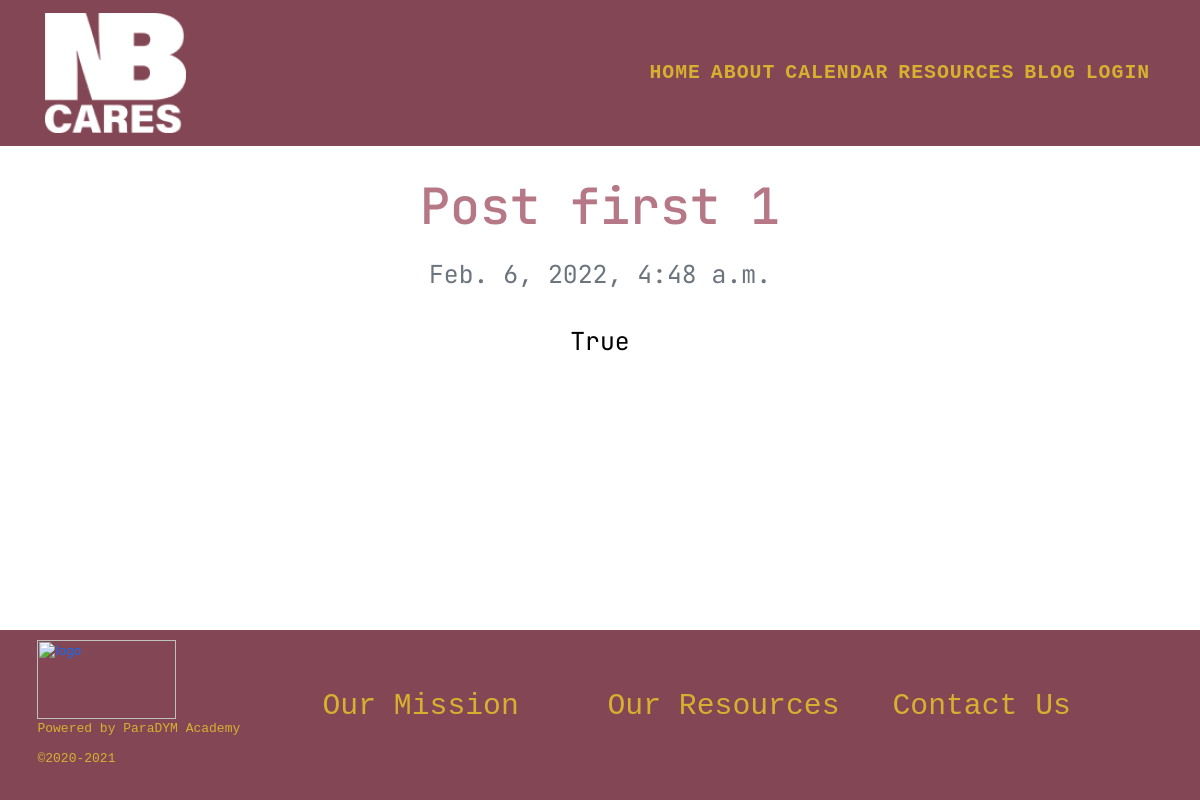
Page /blog/post-1/view/ on the earlier database version.
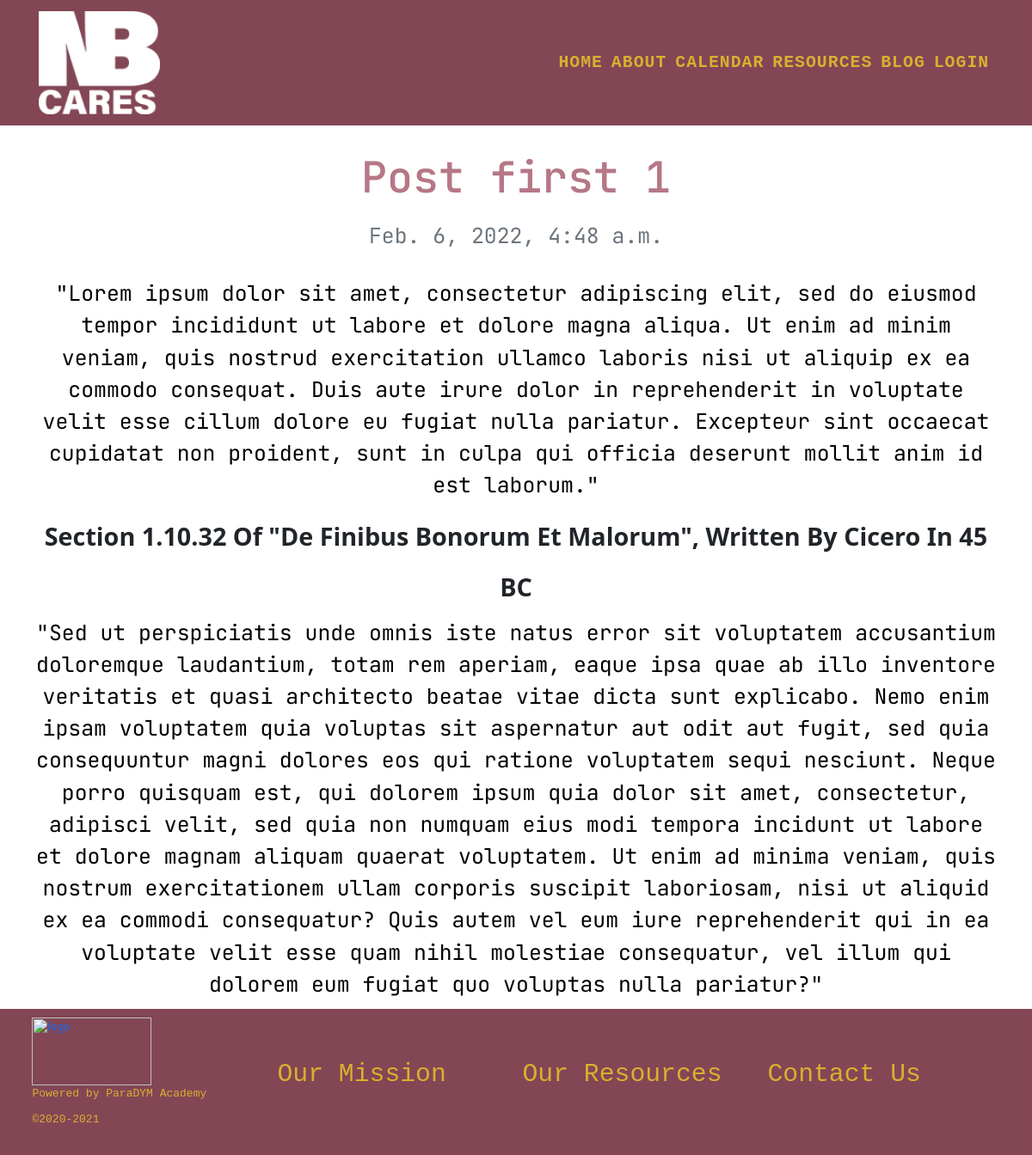
Same page on the later database version.
### ProjectSite/models.py (models this page shows, shortened)
class Blog(models.Model):
    post_title = models.CharField(max_length=200)
    created_at = models.DateTimeField(auto_now_add=True, blank=True)
    slug = models.SlugField(
        default='',
        editable=False,
    )
    post_content = RichTextUploadingField(null=True, default=True)
    main_image = models.ImageField(upload_to="images/", null=True, blank=True)

### ProjectSite/views.py (the view)
# urls.py: path('blog/<str:title>/view/', view_post.as_view(), name="view_post"),
class view_post(DetailView):
    model = Blog
    template_name = 'ProjectSite/post.html'
    slug_url_kwarg = 'title'
    slug_field = 'slug'

### ProjectSite/templatetags/user_tags.py (called while the page is built)
@register.filter(name='has_group')
def has_group(user, group_name):
    return user.groups.filter(name=group_name).exists()

### templates/ProjectSite/post.html (shortened to what this page needs)
{% extends 'ProjectSite/base.html' %}
{% load embed_video_tags %}
{% load static %}
{% block body %}
<div class="container text-center" style="margin-top: 30px; margin-bottom: 30px;">
    <h1 class="blog-title mt-2">{{blog.post_title }}</h1>
    <p style="margin-bottom: 10px;" class="text-muted">{{ blog.created_at}}</p>
    <p style="color: black; margin-top: 30px; margin-bottom: 30px;">{{ blog.post_content|safe }}</p>
</div>
{% endblock %}

Differences in the rows shown:
changed Blog "Post first 1": post_content "True" → "\"Lorem ipsum dolor sit amet, consectetur adipiscing elit, sed do eiusmod tempor incididunt ut labore et dolore magna aliqua. Ut enim ad minim veniam, quis nostrud exercitation ullamco laboris nisi ut aliquip ex ea commodo consequat. Duis aute irure dolor in reprehenderit in voluptate velit esse cillum dolore eu fugiat nulla pariatur. Excepteur sint occaecat cupidatat non proident, sunt in culpa qui officia deserunt mollit anim id est laborum.\" Section 1.10.32 Of \"de Finibus Bonorum Et Malorum\", Written By Cicero In 45 BC \"Sed ut perspiciatis unde omnis iste natus error sit voluptatem accusantium doloremque laudantium, totam rem aperiam, eaque ipsa quae ab illo inventore veritatis et quasi…"
